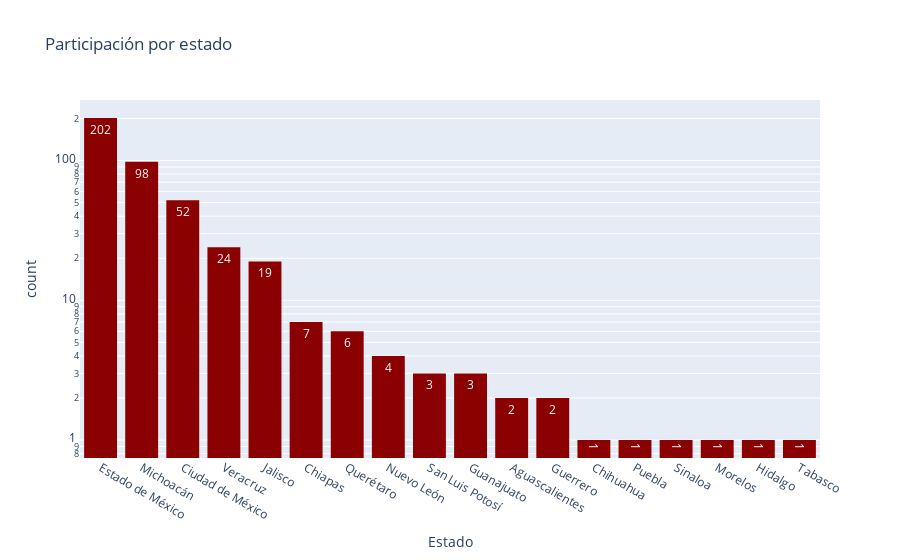

Notebook code cell kept with this figure:
### Markdown cell above
### Estado

### Code cell
df['Estado'].fillna("Jalisco", inplace = True)
df['Estado'] = df['Estado'].replace(['Michoacan', 
                                        'Michoacan ',
                                        'Michoacán ', 
                                        'michoacan',
                                        'Soy de michoacan, termporalmente resido fuera del pais '],
                                        'Michoacán')
df['Estado'] = df['Estado'].replace(['Toluca Estados de México ', 
                                        'Edomex', 
                                        'Toluca ', 
                                        'EDO mex ', 
                                        'Estado de México, Toluca',
                                        'Edo mex',
                                        'Estado de México ',
                                        'Edo Mex ',
                                        'Edo. Méx.',
                                        'Edo mexico ',
                                        'toluca ',
                                        'Toluca  edo de México ',
                                        'Estado de Mexico',
                                        'De Mexico ',
                                        'Toluca estado de México ',
                                        'Toluca, edomex.',
                                        'estado de mexico',
                                        'EdoMex pero resido en el extranjero temporalmente',
                                        'ESTADO DE MÉXICO'],
                                        'Estado de México')
df['Estado'] = df['Estado'].replace(['Querétaro '],'Querétaro')
df['Estado'] = df['Estado'].replace(['S.L.P.'],'San Luis Potosí')
df['Estado'] = df['Estado'].replace(['Jalisco '],'Jalisco')
df['Estado'] = df['Estado'].replace(['Guanajuato '],'Guanajuato')
df['Estado'] = df['Estado'].replace(['Mexico ', 'México ', 'México  ', 'Mexico', 'Ciudad de México ', 'México'],'Ciudad de México')

fig = px.histogram(df, x="Estado",
                   title='Participación por estado',
                   color_discrete_sequence=['darkred'],
                   log_y=True, # represent bars with log scale
                   text_auto= True
                   ).update_xaxes(categoryorder='total descending')
                   
fig.show()

### Figure 1 — Plotly figure (JSON) as saved in the notebook; plotly's stock layout.template omitted (floating-point values rounded to 4 significant figures; data arrays with more than 128 entries replaced by an {"elided": "..."} marker saying what was removed)
{"data": [{"alignmentgroup": "True", "bingroup": "x", "hovertemplate": "Estado=%{x}<br>count=%{y}<extra></extra>", "legendgroup": "", "marker": {"color": "darkred", "pattern": {"shape": ""}}, "name": "", "offsetgroup": "", "orientation": "v", "showlegend": false, "texttemplate": "%{value}", "type": "histogram", "x": {"elided": "428 str values"}, "xaxis": "x", "yaxis": "y"}], "layout": {"barmode": "relative", "legend": {"tracegroupgap": 0}, "title": {"text": "Participación por estado"}, "xaxis": {"anchor": "y", "categoryorder": "total descending", "domain": [0, 1], "title": {"text": "Estado"}}, "yaxis": {"anchor": "x", "domain": [0, 1], "title": {"text": "count"}, "type": "log"}}}
